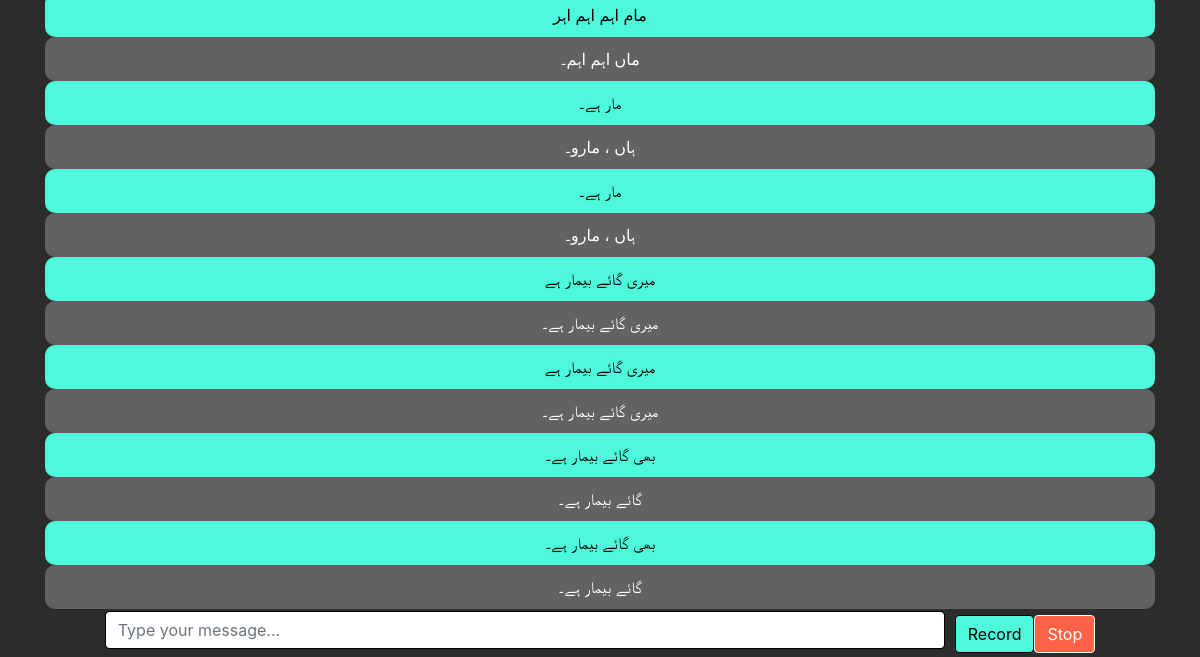
The app's page /chat (signed in, lower part), older data.
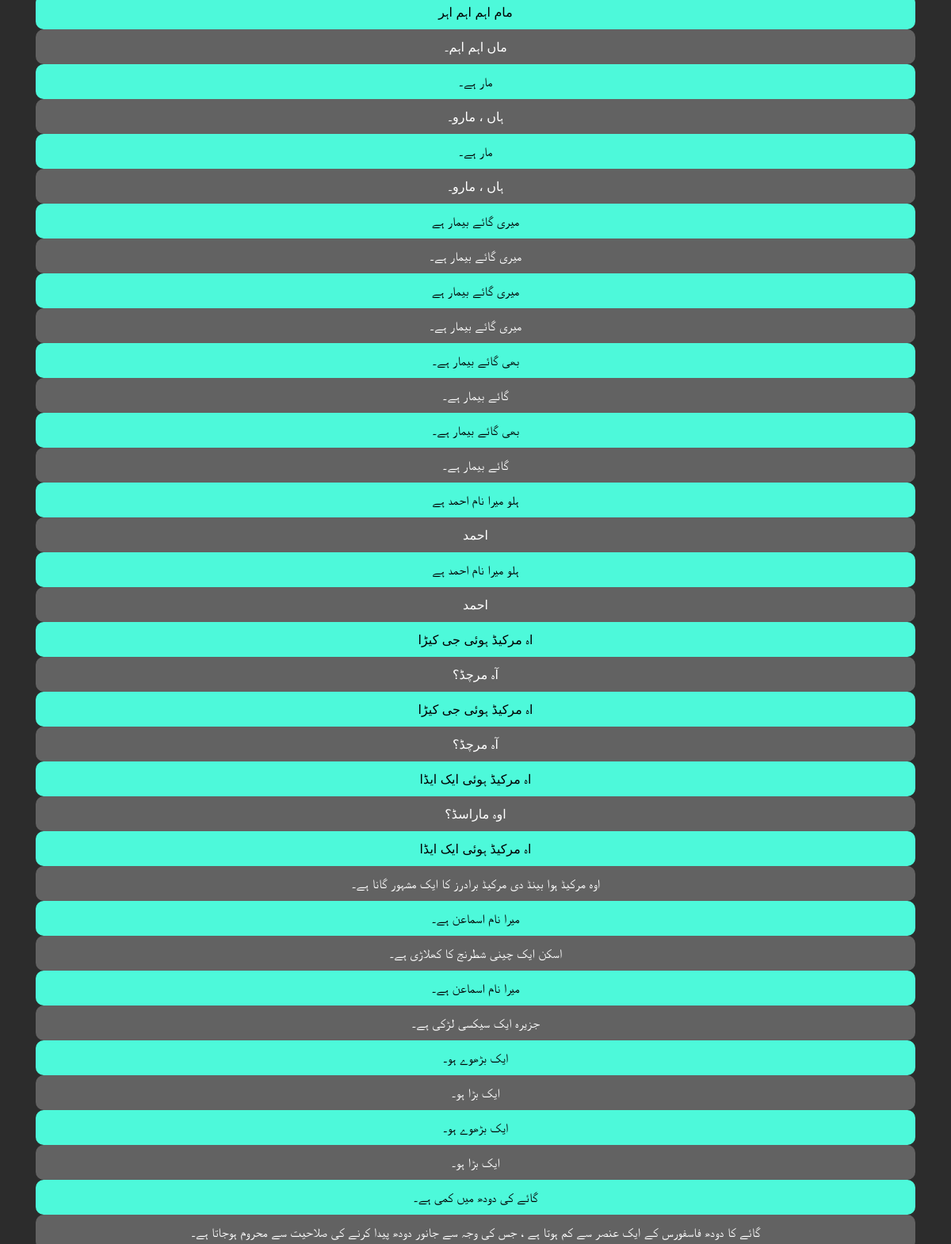
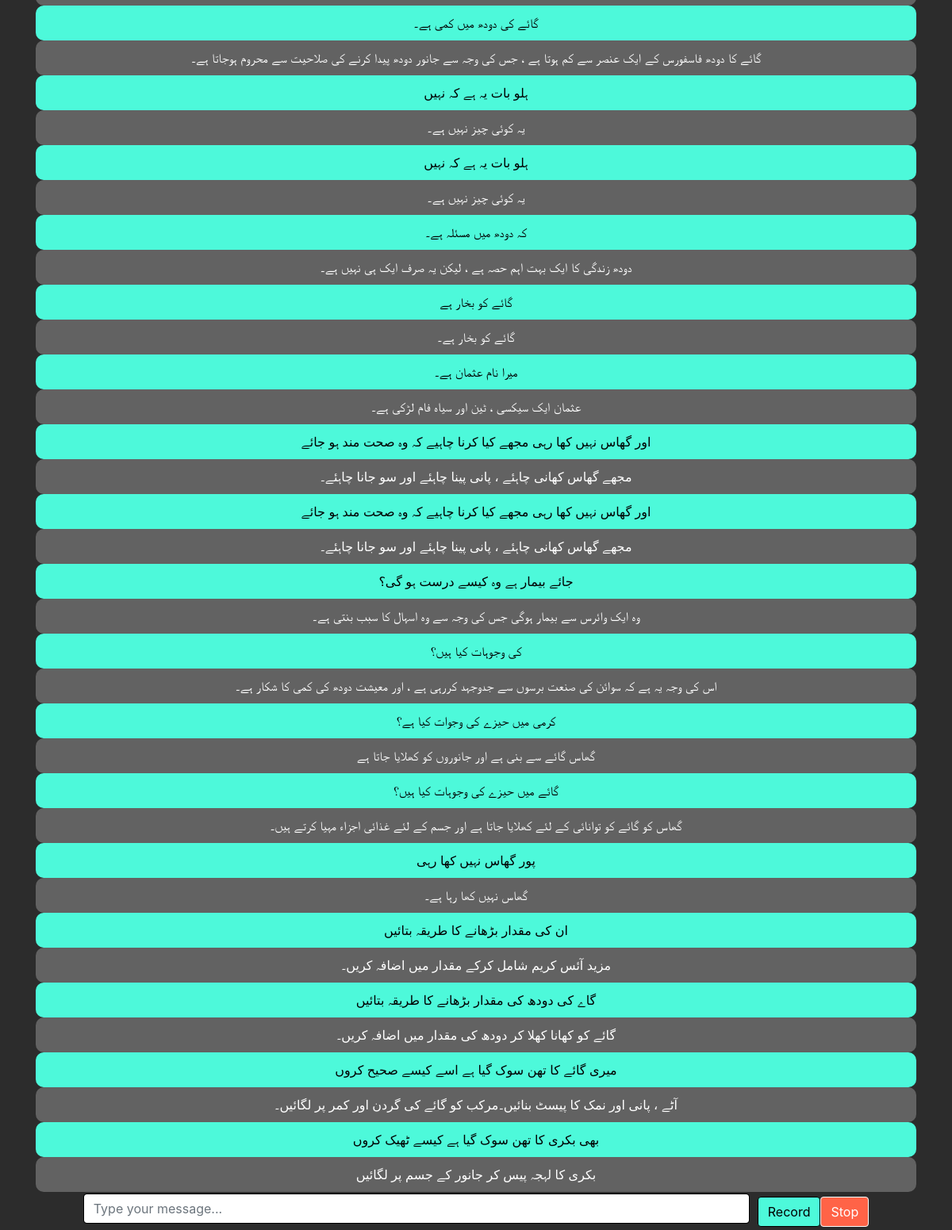
The same page, newer data (2 pictures, top to bottom).
### tables this page shows
CREATE TABLE responses
             (id INTEGER PRIMARY KEY AUTOINCREMENT,
              prompt_id INTEGER,
              response TEXT NOT NULL,
              timestamp DATETIME DEFAULT CURRENT_TIMESTAMP);

CREATE TABLE prompts
             (id INTEGER PRIMARY KEY AUTOINCREMENT,
              user_id INTEGER,
              prompt TEXT NOT NULL,
              timestamp DATETIME DEFAULT CURRENT_TIMESTAMP);

### app.py (the view, shortened to what this page needs)
@app.route('/chat', methods=['GET', 'POST'])
def chat():
    conn = create_connection()
    cursor = conn.cursor()
    user_id = session['user_id']  # Retrieve user ID from the session
    cursor.execute("SELECT prompts.prompt, responses.response FROM prompts JOIN responses ON prompts.id = responses.prompt_id WHERE prompts.user_id = ? ORDER BY prompts.timestamp ASC", (user_id,))
    chat_current = cursor.fetchall()
    conn.close()
    return render_template('chat.html', chat_current=chat_current)

### app.py (called while the page is built)
def create_connection():
    return sqlite3.connect('herdhelp.db')

### templates/chat.html (shortened to what this page needs)
<!DOCTYPE html>
<html lang="en">
<head>
    <link rel="stylesheet" href="https://maxcdn.bootstrapcdn.com/bootstrap/4.5.2/css/bootstrap.min.css">
    <link rel="stylesheet" href="https://cdnjs.cloudflare.com/ajax/libs/font-awesome/6.0.0/css/all.min.css">
    <link rel="stylesheet" href="{{ url_for('static', filename='chat_style.css') }}">
</head>
<body>
    <div class="container mt-5">
        <div class="chat-current" id="chatContainer">
            {% for prompt, response in chat_current %}
            <div class="prompt-container" style="background-color: #4df9da; color: #000; float: right; text-align: center; border-radius: 10px;">
                <div class="prompt">{{ prompt }}</div>
            </div>
            <div class="response-container" style="float: left; text-align: center; border-radius: 10px;">
                <div class="response">{{ response }}</div>
            </div>
            {% endfor %}
        </div>
        <br>
    </div>
    <br>
    <form method="post" action="{{ url_for('chat') }}" style="display: flex; position: fixed; align-items: center; justify-content: center; z-index: 10; bottom: 0; left: 0; width: 100%;">
        <input type="text" class="form-control mb-2" id="prompt" name="prompt" style="width: 70%; margin-right: 10px; color: #000; border: 1px solid #000;" placeholder="Type your message...">
        <button id="recordButton" type="button" onclick="startRecording()" class="btn btn-primary" style="background-color: #4df9da; color: #000; border: 1px solid #000;">Record</button>
        <button id="stopButton" type="button" onclick="stopRecording()" class="btn btn-danger" style="background-color: #ff6347; color: #fff; border: 1px solid #fff;">Stop</button>
    </form>
</body>
</html>

### static/chat_style.css (style rules this page uses)
body { background-color: #2c2c2c; color: white; margin: 0; }
.chat-current { display: flex; flex-direction: column; align-items: flex-start; width: 100%; }
.prompt-container { background-color: #4df9da; color: #000; border-radius: 10px; padding: 10px; margin: 10px; width: 100%; box-sizing: border-box; }
.response-container { background-color: #626262; color: #fff; border-radius: 10px; padding: 10px; margin: 10px; width: 100%; box-sizing: border-box; }
.prompt-container, .response-container { margin: 0 auto; }
.prompt-container, .response-container { display: inline-block; }
.prompt, .response { margin: 0; }
.form-control { width: 70%; margin-right: 10px; color: #000; border: 1px solid #000; }
.btn-primary { background-color: #4df9da; color: #000; border: 1px solid #000; }

Row changes from the older to the newer data that the page shows:
added responses: prompt "ہلو میرا نام احمد ہے", response "احمد"
added responses: prompt "ہلو میرا نام احمد ہے", response "احمد"
added responses: prompt "اہ مرکیڈ ہوئی جی کیڑا", response "آہ مرچڈ؟"
added responses: prompt "اہ مرکیڈ ہوئی جی کیڑا", response "آہ مرچڈ؟"
added responses: prompt "اہ مرکیڈ ہوئی ایک ایڈا", response "اوہ ماراسڈ؟"
added responses: prompt "اہ مرکیڈ ہوئی ایک ایڈا", response "اوہ مرکیڈ ہوا بینڈ دی مرکیڈ برادرز کا ایک مشہور گانا ہے۔"
added responses: prompt "میرا نام اسماعن ہے۔", response "اسکن ایک چینی شطرنج کا کھلاڑی ہے۔"
added responses: prompt "میرا نام اسماعن ہے۔", response "جزیرہ ایک سیکسی لڑکی ہے۔"
added responses: prompt "ایک بڑھوے ہو۔", response "ایک بڑا ہو۔"
added responses: prompt "ایک بڑھوے ہو۔", response "ایک بڑا ہو۔"
added responses: prompt "گائے کی دودھ میں کمی ہے۔", response "گائے کا دودھ فاسفورس کے ایک عنصر سے کم ہوتا ہے ، جس کی وجہ سے جانور دودھ پیدا کرنے کی صلاحیت سے محروم ہوجاتا ہے۔"
added responses: prompt "گائے کی دودھ میں کمی ہے۔", response "گائے کا دودھ فاسفورس کے ایک عنصر سے کم ہوتا ہے ، جس کی وجہ سے جانور دودھ پیدا کرنے کی صلاحیت سے محروم ہوجاتا ہے۔"
added responses: prompt "ہلو بات یہ ہے کہ نہیں", response "یہ کوئی چیز نہیں ہے۔"
added responses: prompt "ہلو بات یہ ہے کہ نہیں", response "یہ کوئی چیز نہیں ہے۔"
added responses: prompt "کہ دودھ میں مسئلہ ہے۔", response "دودھ زندگی کا ایک بہت اہم حصہ ہے ، لیکن یہ صرف ایک ہی نہیں ہے۔"
added responses: prompt "گائے کو بخار ہے", response "گائے کو بخار ہے۔"
added responses: prompt "میرا نام عثمان ہے۔", response "عثمان ایک سیکسی ، ٹین اور سیاہ فام لڑکی ہے۔"
added responses: prompt "اور گھاس نہیں کھا رہی مجھے کیا کرنا چاہیے کہ وہ صحت مند ہو جائے", response "مجھے گھاس کھانی چاہئے ، پانی پینا چاہئے اور سو جانا چاہئے۔"
added responses: prompt "اور گھاس نہیں کھا رہی مجھے کیا کرنا چاہیے کہ وہ صحت مند ہو جائے", response "مجھے گھاس کھانی چاہئے ، پانی پینا چاہئے اور سو جانا چاہئے۔"
added responses: prompt "جائے بیمار ہے وہ کیسے درست ہو گی؟", response "وہ ایک وائرس سے بیمار ہوگی جس کی وجہ سے وہ اسہال کا سبب بنتی ہے۔"
added responses: prompt "کی وجوہات کیا ہیں؟", response "اس کی وجہ یہ ہے کہ سوائن کی صنعت برسوں سے جدوجہد کررہی ہے ، اور معیشت دودھ کی کمی کا شکار ہے۔"
added responses: prompt "کرمی میں حیزے کی وجوات کیا ہے؟", response "گھاس گائے سے بنی ہے اور جانوروں کو کھلایا جاتا ہے"
added responses: prompt "گائے میں حیزے کی وجوہات کیا ہیں؟", response "گھاس کو گائے کو توانائی کے لئے کھلایا جاتا ہے اور جسم کے لئے غذائی اجزاء مہیا کرتے ہیں۔"
added responses: prompt "پور گھاس نہیں کھا رہی", response "گھاس نہیں کھا رہا ہے۔"
added responses: prompt "ان کی مقدار بڑھانے کا طریقہ بتائیں", response "مزید آئس کریم شامل کرکے مقدار میں اضافہ کریں۔"
added responses: prompt "گاے کی دودھ کی مقدار بڑھانے کا طریقہ بتائیں", response "گائے کو کھانا کھلا کر دودھ کی مقدار میں اضافہ کریں۔"
added responses: prompt "میری گائے کا تھن سوک گیا ہے اسے کیسے صحیح کروں", response "آٹے ، پانی اور نمک کا پیسٹ بنائیں۔مرکب کو گائے کی گردن اور کمر پر لگائیں۔"
added responses: prompt "بھی بکری کا تھن سوک گیا ہے کیسے ٹھیک کروں", response "بکری کا لہجہ پیس کر جانور کے جسم پر لگائیں"
